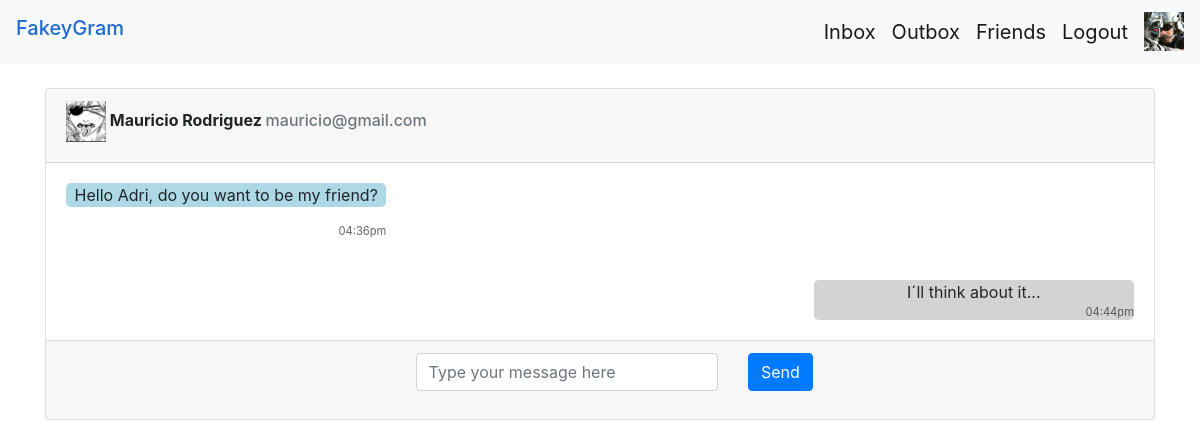
Screenshot of /message.php?receiver=mauricio@gmail.com (signed in) with the database file from the repository.
### tables this page shows
CREATE TABLE `users` (
  `id` int(100) NOT NULL,
  `email` varchar(255) NOT NULL,
  `name` varchar(255) NOT NULL,
  `password` varchar(255) NOT NULL,
  `pfp` varchar(255) DEFAULT 'default.png',
  `status` varchar(255) DEFAULT 'NOT SET',
  `age` varchar(255) DEFAULT 'NOT SET'
);

CREATE TABLE `messages` (
  `id` int(100) NOT NULL,
  `sent_by` varchar(255) NOT NULL,
  `received_by` varchar(255) NOT NULL,
  `message` varchar(255) NOT NULL,
  `createdAt` varchar(255) NOT NULL,
  `opened` int(1) NOT NULL DEFAULT 0
);

### message.php (the view, shortened to what this page needs)
<?php
    include('scripts/db.php');
    if(!isset($_SESSION['email'])) {
        header('Location: ./index.php');
    } else {
        $email = $_SESSION['email'];
    }
    $receiver = $_GET['receiver'];
?>
<!DOCTYPE html>
<html>
<head>
    <link rel="stylesheet" href="extra/css/message.css">
    <link rel="stylesheet" href="https://cdnjs.cloudflare.com/ajax/libs/font-awesome/5.14.0/css/all.min.css" />
    <link rel="stylesheet" href="https://stackpath.bootstrapcdn.com/bootstrap/4.5.2/css/bootstrap.min.css">
</head>
<body>
        <nav class="navbar navbar-expand-lg navbar-light bg-light">
  <h4 style="color :#1e69d4;" class="navbar-brand">FakeyGram</h4>
  <div class="collapse navbar-collapse" id="navbarSupportedContent">
    <ul class="navbar-nav ml-auto">
      <li class="nav-item active">
        <a class="navbar-brand" href="./chats.php">Inbox </a>
      </li>
      <li class="nav-item active">
        <a class="navbar-brand" href="./outbox.php">Outbox </a>
      </li>
      <li class="nav-item active">
        <a class="navbar-brand" href="./friends.php">Friends</a>
      </li>
      <li class="nav-item">
        <a class="navbar-brand" href="./logout.php">Logout</a>
      </li>
      <?php
        $getUser = "SELECT * FROM users WHERE email = '$email'";
        $getUserStatus = mysqli_query($conn,$getUser) or die(mysqli_error($conn));
        $getUserRow = mysqli_fetch_assoc($getUserStatus);
      ?>
      <li class = "nav-item">
        <a href="profile.php?user=<?=$email?>">
          <img src="./pfp/<?=$getUserRow['pfp']?>" alt="Profile image" width = "40" class = "dropdown"/>
        </a>
      </li>
  </div>
</nav>
    <div class="container">
        <?php
            $getReceiver = "SELECT * FROM users WHERE email = '$receiver'";
            $getReceiverStatus = mysqli_query($conn,$getReceiver) or die(mysqli_error($conn));
            $getReceiverRow = mysqli_fetch_assoc($getReceiverStatus);
            $received_by = $getReceiverRow['name'];
        ?>
        <div class="card mt-4">
            <div class="card-header">
                <h6><img src="./pfp/<?=$getReceiverRow['pfp']?>" alt="Profile image" width = "40"/><strong> <?=$received_by?>  </strong><span class="text-muted"><?= $getReceiverRow['email']?></span>
            </h6>
            </div>
            <?php
                $getMessage = "SELECT * FROM messages WHERE sent_by = '$receiver' AND received_by = '$email' OR sent_by = '$email' AND received_by = '$receiver' ORDER BY createdAt asc";
                $getMessageStatus = mysqli_query($conn,$getMessage) or die(mysqli_error($conn));
                if(mysqli_num_rows($getMessageStatus) > 0) {
                    while($getMessageRow = mysqli_fetch_assoc($getMessageStatus)) {
                        $date = $getMessageRow['createdAt'];
                        $year = substr($date,0,4);
                        $month =substr($date,5,2);
                        $day = substr($date,8,2);
                        if(date('Y') == $year){
                            $writtenDate = substr($date,5);
                            if(date('m') == $month){
                                $writtenDate = substr($date,8);
                            }
                            if(date('d') == $day){
                                $writtenDate = substr($date,10);
                            }
                        }else{
                            $writtenDate = $date;
                        }
                        $sent_by = $getMessageRow['sent_by'];
                        if($sent_by == $email){
            ?>
            <div class="card-body" style="float: right;">
                <div class="message-box ml-4" style="float:right; background-color:lightgray">
                    <p class="text-center"><?=$getMessageRow['message']?> </p><span style="float: right; opacity:0.7;font-size:0.7em; margin-top:-5%"><?=$writtenDate?></span>
                </div>
            </div>
            <?php
                        }else{
            ?>
            <div class="card-body">
                <div class="message-box ml-4;" >
                    <p class="text-center"><?=$getMessageRow['message']?></p><span style="float: right;opacity:0.7; font-size:0.7em"><?=$writtenDate?></span>
                </div>
            </div>
            <?php
                        }
                    }
                } else {
            ?>
            <div class="card-body">
                    <p class = "text-muted">No messages yet</p>
            </div>
            <?php
                }
            ?>
            <div class="card-footer text-center">
            <form action="scripts/send.php" method = "POST" style = "display: inline-block">
                <div class="row">
                        <div class="col-md-10">
                            <div class="form-group">
                                <input type="text" name = "message" id = "message" class="form-control" placeholder = "Type your message here" autocomplete="off" required/>
                            </div>
                        </div>
                        <div class="col-md-2">
                            <button type = "submit" class="btn btn-primary">Send</button>
                        </div>
            </form>
                    </div>
            </div>
        </div>
</body>
</html>

### extra/css/message.css (style rules this page uses)
.message-box { background-color: lightblue; width: 30%; height: auto; border-radius: 5px; }

### rows the page displays
users: pfp (picture)
users: pfp (picture), name "Mauricio Rodriguez", email "mauricio@gmail.com"
messages: message "Hello Adri, do you want to be my friend?", createdAt "04:36pm"
messages: message "I´ll think about it...", createdAt "04:44pm"
